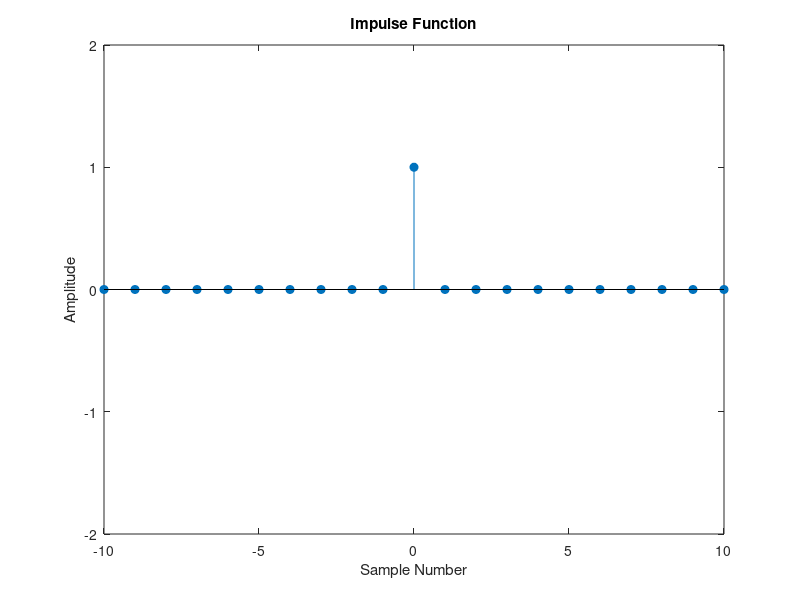

MATLAB code to generate this figure:
n = -10:10;
unit = [zeros(1, 10) ones(1, 11)];
impulse = unit;
for i=2:21
    impulse(i) = unit(i) - unit(i-1);
end
stem(n, impulse, 'filled');
axis([-10, 10, -2,  2]);
title('Impulse Function');
xlabel('Sample Number');
ylabel('Amplitude');
